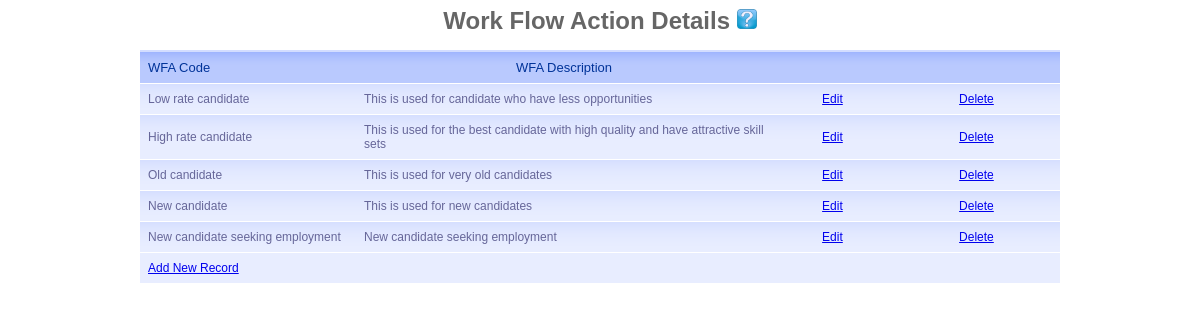
Screenshot of /ms_crm/admin/AgentAdmin_management/ViewWFACode.php with the database file from the repository.
### tables this page shows
CREATE TABLE `wfa` (
   `WFA_ID` int(6) not null auto_increment,
   `Title` varchar(50) not null,
   `Description` varchar(150) not null,
   PRIMARY KEY (`WFA_ID`)
);

### ms_crm/admin/AgentAdmin_management/ViewWFACode.php (the view, shortened to what this page needs)
<link href="../style/tablestyle.css" rel="stylesheet" type="text/css" />
<?php
	require("../../db_conection/db_connect.php");
	if(isset($_GET['assignTemplate']) && $_GET['assignTemplate'] == 'y')
	{
		echo '
		<h1>Assign Template To Work Flow Action <a href="#"><img src="../../image/help_icon.jpg" width="20"/></a></h1>
		<table summary="Work Flow Action Code" align="left">
			<tr valign="top">
				<td style="border-right:thin; border-right-color:#0CF">
					<table width="150px" border="0">
						<thead>
						  <tr valign="top">
							   <th scope="col"><font color="#6699FF" style="font-size:12">WFA Name</font></th>
						  </tr>
						  </thead>
						  <tbody>
						  <tr>
				';
            $sql1 = 'select * from wfa order by wfa_ID;';
            $dbRecords1 = mysql_query($sql1, $db_con )
                    Or die('Query failed:'.mysql_error());
            while( $arrRecords1 = mysql_fetch_array($dbRecords1))
            {
                if(isset($_GET['wfa_ID']))
				{
					if($arrRecords1['WFA_ID'] == $_GET['wfa_ID'])
					{
						echo '
                            <tr valign="top">
                              <th scope="col"><font style="font-size:12"><a href="ViewWFACode.php?wfa_ID='.$arrRecords1['WFA_ID'].'&assignTemplate=y">'.$arrRecords1["Title"].'</a></font></th>
                            </tr>
                        ';
					}
					else
					{
						echo '
                            <tr valign="top">
                              <td><font style="font-size:12"><a href="ViewWFACode.php?wfa_ID='.$arrRecords1["WFA_ID"].'&assignTemplate=y">'.$arrRecords1["Title"].'</a></font></td>
                            </tr>
                        ';
					}
				}
				else
				{
					if($arrRecords1['WFA_ID'] == 1)
					{
						echo '
                            <tr valign="top">
                              <th scope="col"><font style="font-size:12"><a href="ViewWFACode.php?wfa_ID='.$arrRecords1["WFA_ID"].'&assignTemplate=y">'.$arrRecords1["Title"].'</a></font></th>
                            </tr>
                        ';
					}
					else
					{
						echo '
                            <tr valign="top">
                              <td><font style="font-size:12"><a href="ViewWFACode.php?wfa_ID='.$arrRecords1["WFA_ID"].'&assignTemplate=y">'.$arrRecords1["Title"].'</a></font></td>
                            </tr>
                        ';
					}
				}
            }
            mysql_free_result($dbRecords1);
			echo '
				 </tr>
               </tbody>
            </table>
        </td>
        <td width="400">
        	<table border="0" width="400" id="gradient-style" >
            	 <thead>
                  <tr>
                  		<th scope="col" width="70">Email Day</th>
                        <th scope="col" width="100">Work Flow Action Subject</th>
                        <th scope="col width="200">Work Flow Template Content</th>
                        <th scope="col width="15"></th>
                        <th scope="col width="15"></th>
                    </tr>
                </thead>';
			$get_wfa_ID ="";
			if(isset($_GET['wfa_ID']))
			{
				$get_wfa_ID = $_GET['wfa_ID'];
			}
			else
			{
				$get_wfa_ID = 1;
			}
			$sql = 'select wht.email_day, wht.wfa_ID, wht.wfa_template_ID, wt.subject, LEFT(wt.content,100) as content
						from wfa_template wt, wfa_has_template wht
						where wt.wfa_template_ID = wht.wfa_template_ID
						and wht.wfa_ID = "'.$get_wfa_ID.'"
						order by wht.email_day';
			$loadTemplateQuery = '
			select wt.subject, wt.wfa_template_ID, LEFT(wt.content,100) as content
			from wfa_template wt
			where wt.wfa_template_ID not in (select wht.wfa_template_ID
											 from wfa_has_template wht
											 where wht.wfa_ID = "'.$get_wfa_ID.'")
			order by wt.wfa_template_ID';
			$TemplateRecords = mysql_query($loadTemplateQuery, $db_con )
					Or die('Query failed:'.mysql_error());
			settype($template_array,"array");
			for($i=0;$i<mysql_numrows($TemplateRecords);$i++)
			{
					for($j=0;$j<mysql_num_fields($TemplateRecords);$j++)
					{
							$template_array[$i][mysql_field_name($TemplateRecords,$j)] = mysql_result($TemplateRecords,$i,mysql_field_name($TemplateRecords,$j));
					}
			}
			$dbRecords = mysql_query($sql, $db_con )
					Or die('Query failed:'.mysql_error());
			echo '<form name="UpdateTemplate" action="AssignTemplate.php" method="post">';
			$k = 1;
			while( $arrRecords = mysql_fetch_array($dbRecords))
			{
				echo '
							<tr>
							  <td width="70" align="center">
							  <input type="text" name="email_'.$arrRecords["wfa_template_ID"].'" value="'.$arrRecords["email_day"].'" style="width:50px"/>
							  </td>
							  <td width="100">
							  <select name="Update_cbTemplate_'.$arrRecords["wfa_template_ID"].'" >
							 <option selected="selected" value="'.$arrRecords['wfa_template_ID'].'">'.$arrRecords['subject'].'</option>';
							  for($i=0;$i<count($template_array);$i++)
							  	{
									echo '<option value="'.$template_array[$i]['wfa_template_ID'].'">'.$template_array[$i]['subject'].'</option>';
								}
				echo '		  </select>
							  </td>
							  <td width="200">'.$arrRecords["content"].'</td>
							  <td width="15"><input id="upd'.$k.'" type="submit" name="upd_submit" value="Update" onclick="javascript:return confirm(\'Update the Template from WFA may change the candidate email progression - Do you really want to update?\')" disabled/></td>
							  <td width="15"><input id="rmv'.$k.'" type="submit" name="rmv_submit" onclick="javascript:return confirm(\'Update the Template from WFA may change the candidate email progression - Do you really want to update?\')" value="Remove" disabled/> <input name="rdTemplateChosen" type="radio" onclick="enable_button(\'upd'.$k.'\',\'rmv'.$k.'\',\''.count($arrRecords).'\')" value="check_'.$arrRecords["wfa_template_ID"].'" /></td>
							</tr>
				';
				$k++;
			}
			echo '
				<input type="text" name="wfa_ID" value="'.$get_wfa_ID.'" style="visibility:hidden"/>
				</form>';
			mysql_free_result($dbRecords);
			mysql_close($db_con);
			echo '
					<tr>
					<td colspan="5" align="left"><a href="ViewWFACode.php?assignTemplate=y&addTemplate=y&wfa_ID='.$get_wfa_ID.'">Assign new template</a></td>
					</tr>';
			echo '<form name="assignTemplate" action="AssignTemplate.php" method="post">';
			if(isset($_GET['addTemplate']) && $_GET['addTemplate'] == "y")
			{
				require("../../db_conection/db_connect.php");
				$template_Query = '
				select wt.subject, wt.wfa_template_ID, LEFT(wt.content,100) as content
				from wfa_template wt
				where wt.wfa_template_ID not in (select wht.wfa_template_ID
												 from wfa_has_template wht
												 where wht.wfa_ID = "'.$get_wfa_ID.'")
				order by wt.wfa_template_ID';
				$template_Records = mysql_query($template_Query, $db_con )
						Or die('Query failed:'.mysql_error());
				echo '<tr>
						<td align="center"><input type="text" name="AssignEmailDay" value="0" style="width:50px"/></td>
						<td><select name="cbTemplate" >';
				while( $Template_arrRecords = mysql_fetch_array($template_Records))
				{
					echo '<option value="'.$Template_arrRecords['wfa_template_ID'].'">'.$Template_arrRecords['subject'].'</option>';
				}
				echo '</select></td>
					<td></td>
					<td><input name="btnAssign" type="submit" value="Insert "/></td>
					<td></td>
					</tr>';
			}
			echo '<input type="text" name="wfa_ID" value="'.$get_wfa_ID.'" style="visibility:hidden"/>
				</form>';
			echo '</table>
				</td>
			</tr>
		</table>';
	}
	else
	{
		echo '
		<h1>Work Flow Action Details <a href="#"><img src="../../image/help_icon.jpg" width="20"/></a></h1>
		<table id="gradient-style" summary="Work Flow Action Code" align="center">
			<thead>
			  <tr>
		<th scope="col">WFA Code</th>
					<th scope="col" align="center">WFA Description</th>
					<th scope="col"></th>
					<th scope="col"></th>
				</tr>
			</thead>
			<tbody>
		';
		$sql = 'select * from wfa order by WFA_ID;';
		$dbRecords = mysql_query($sql, $db_con )
				Or die('Query failed:'.mysql_error());
		while( $arrRecords = mysql_fetch_array($dbRecords))
		{
			echo '
						<tr>
						  <td width="200">'.$arrRecords["Title"].'</td>
						  <td width="400">'.$arrRecords["Description"].'</td>
						  <td align="center"><a href="EditWFACode.php?txtID='.$arrRecords["WFA_ID"].'">Edit</a></td>
						  <td align="center"><a href="DeleteWFACode.php?txtID='.$arrRecords["WFA_ID"].'" onclick="return confirm(\'Are you sure to delete?\');">Delete</a></td>
						</tr>
					';
		}
		echo '
		  </tbody>
		   <tfoot>
			  <tr>
				<td colspan="2" align="left"><a href="AddWFACode.php">Add New Record</a></td>
				<td></td>
				<td></td>
			  </tr>
			</tfoot>
		</table>
		';
	}
?>

### ms_crm/admin/style/tablestyle.css (style rules this page uses)
#gradient-style { font-family: "Lucida Sans Unicode", "Lucida Grande", Sans-Serif; font-size: 12px; width: 920px; text-align: left; border-collapse: collapse; }
#gradient-style th { font-size: 13px; font-weight: normal; padding: 8px; background: #b9c9fe url('table-images/gradhead.png') repeat-x; border-top: 2px solid #d3ddff; border-bottom: 1px solid #fff; color: #039; }
#gradient-style td { padding: 8px; border-bottom: 1px solid #fff; color: #669; border-top: 1px solid #fff; background: #e8edff url('table-images/gradback.png') repeat-x; }
#gradient-style tfoot tr td { background: #e8edff; font-size: 12px; color: #99c; }
h1 { font-family: Arial, Helvetica, sans-serif; font-size: 24px; color: #666; }

### rows the page displays
wfa: Title "Low rate candidate", Description "This is used for candidate who have less opportunities"
wfa: Title "High rate candidate", Description "This is used for the best candidate with high quality and have attractive skill sets"
wfa: Title "Old candidate", Description "This is used for very old candidates"
wfa: Title "New candidate", Description "This is used for new candidates"
wfa: Title "New candidate seeking employment", Description "New candidate seeking employment"
